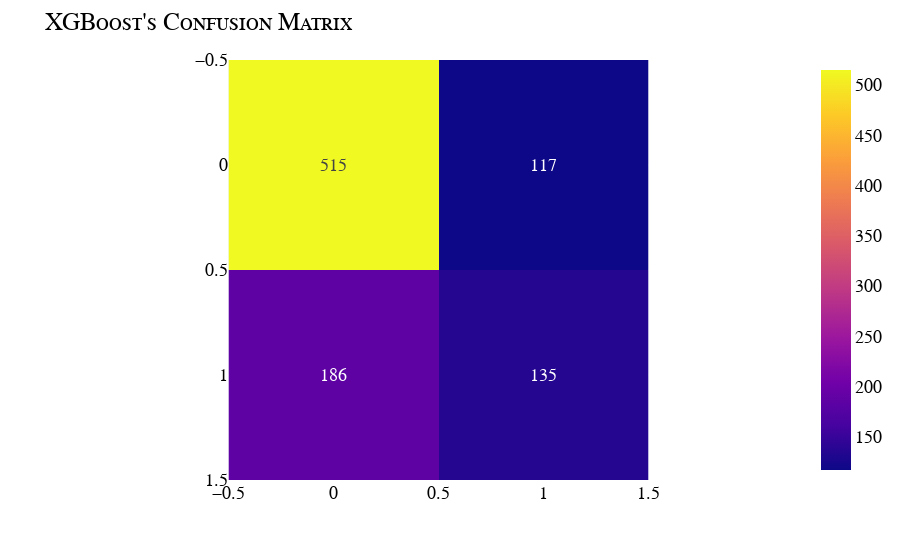

Here is the notebook cell this chart was saved with:
### Code cell
accuracy = xg.score(X_test, y_test)

print(f"Accuracy: {accuracy*100:.2f}")
print("\nClassification report")
print(classification_report(y_test, preds))

cm = confusion_matrix(y_test, preds)
fig = px.imshow(cm, text_auto=True).update_layout(title={"text": "XGBoost's Confusion Matrix"}, font=my_font).show()

accuracy = lightGBM.score(X_test, y_test)
print(f"XGBoost's acurracy: {accuracy*100:.2f}")

### Figure 1 — Plotly figure (JSON) as saved in the notebook; plotly's stock layout.template omitted (floating-point values rounded to 4 significant figures)
{"data": [{"coloraxis": "coloraxis", "hovertemplate": "x: %{x}<br>y: %{y}<br>color: %{z}<extra></extra>", "name": "0", "texttemplate": "%{z}", "type": "heatmap", "xaxis": "x", "yaxis": "y", "z": [[515, 117], [186, 135]]}], "layout": {"coloraxis": {"colorscale": [[0, "#0d0887"], [0.1111, "#46039f"], [0.2222, "#7201a8"], [0.3333, "#9c179e"], [0.4444, "#bd3786"], [0.5556, "#d8576b"], [0.6667, "#ed7953"], [0.7778, "#fb9f3a"], [0.8889, "#fdca26"], [1, "#f0f921"]]}, "font": {"color": "Black", "family": "Courier New, monospace", "size": 18, "variant": "small-caps"}, "margin": {"t": 60}, "title": {"text": "XGBoost's Confusion Matrix"}, "xaxis": {"anchor": "y", "constrain": "domain", "domain": [0, 1], "scaleanchor": "y"}, "yaxis": {"anchor": "x", "autorange": "reversed", "constrain": "domain", "domain": [0, 1]}}}
